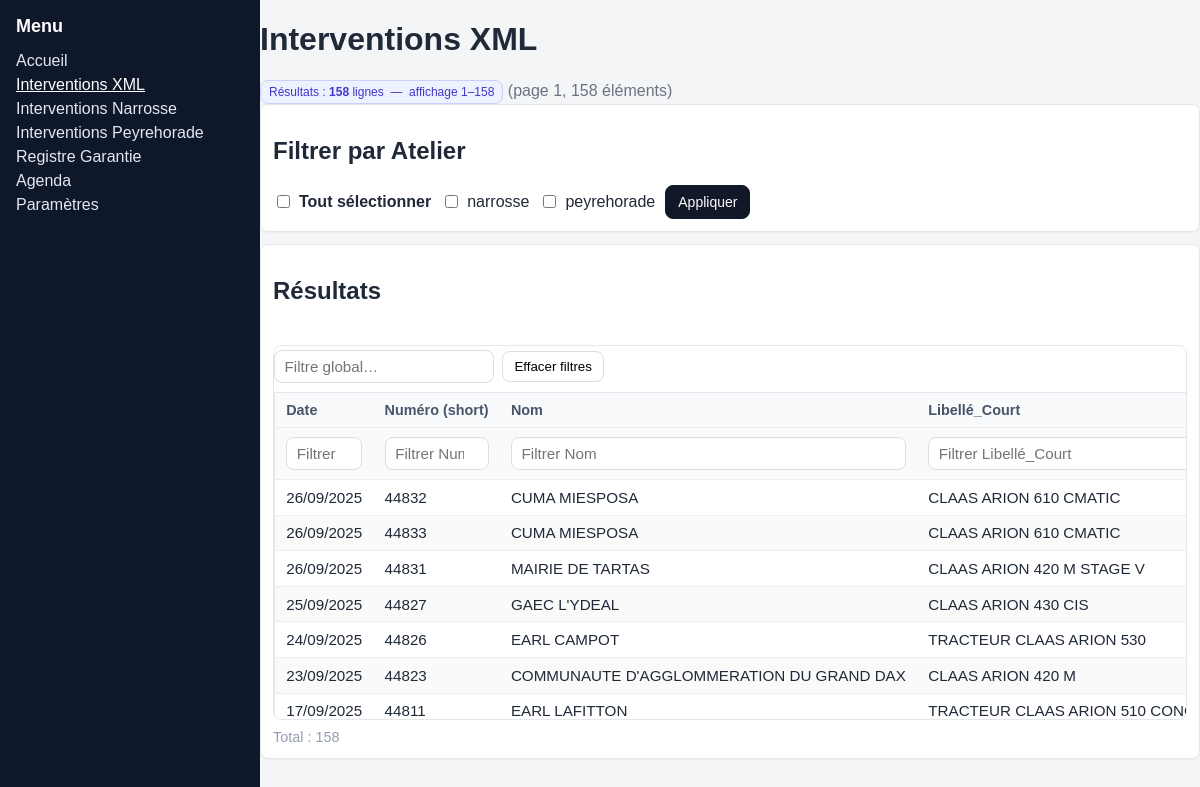
/interventions-xml, run on the app's committed database.
### tables this page shows
CREATE TABLE interventions (
	Activite TEXT,
	Adresse TEXT,
	Adresse_Livraison TEXT,
	Adresse_Livraison__Suite_ TEXT,
	Alerte_SMS TEXT,
	Atelier TEXT,
	Avancement TEXT,
	"C.P." TEXT,
	"C.P.__Livraison_" TEXT,
	Cession TEXT,
	Cession_HT TEXT,
	Client TEXT,
	Client__Livraison_ TEXT,
	Constructeur TEXT,
	Date TEXT,
	Date_Deb_Trav TEXT,
	Date_Facture TEXT,
	Date_Fin_Gar TEXT,
	Date_Fin_Trav TEXT,
	Date_Liv_Prévue TEXT,
	Date_Mise_ES TEXT,
	Degré_d_Urgence TEXT,
	Dt_prévue_Fin_Trav TEXT,
	Etat TEXT,
	Facturable_HT TEXT,
	Heures TEXT,
	Id_Materiel_ TEXT,
	"Immat." TEXT,
	KM TEXT,
	Libellé_Court TEXT,
	Magasin TEXT,
	Mécano TEXT,
	N__Facture TEXT,
	N__TVA TEXT,
	Nature_Mat TEXT,
	No_Chassis TEXT,
	No_Interne TEXT,
	No_Moteur TEXT,
	No_Serie TEXT,
	Nom TEXT,
	Note TEXT,
	Note_d_origine TEXT,
	Numéro TEXT,
	Pièces_Dispo_ TEXT,
	Portable TEXT,
	Profession TEXT,
	Préparateur TEXT,
	Responsable TEXT,
	"Réf._client" TEXT,
	Secteur TEXT,
	Sur_Site TEXT,
	Tps_Prévu TEXT,
	Travaux TEXT,
	"Type" TEXT,
	Type_Fact TEXT,
	Typfac TEXT,
	Téléphones TEXT,
	Vendeur TEXT,
	Ville TEXT,
	Ville__Livraison_ TEXT,
	traiter INTEGER DEFAULT (0) NOT NULL
, num_short NUMERIC, "Enregistré" TEXT);

### modules/routes/interventions_xml.py (the view, shortened to what this page needs)
@router.get("/interventions-xml", include_in_schema=False)
def page_interventions_xml(
    request: Request,
    page: int = Query(1, ge=1),
    page_size: int = Query(200, ge=10, le=5000),
    sort_col: Optional[str] = Query(None),
    sort_dir: str = Query("asc"),
    atelier: Optional[List[str]] = Query(None),
):
    with get_conn() as conn:
        cols = pragma_columns(conn, "interventions")
        cur = conn.execute('SELECT ROWID AS _rowid_, * FROM "interventions"')
        raw = [dict(zip(["_rowid_"] + cols, r)) for r in cur.fetchall()]
    raw = [r for r in raw if not is_enregistre_flag(r.get("Enregistré"))]
    traiter_col = _pick_col(cols, ["Traiter", "traiter", "Traité", "Traite", "Traitee", "Traitée"])
    if traiter_col:
        raw = [r for r in raw if _to_flag_zero_or_one(r.get(traiter_col)) == 0]
    colmap = detect_columns_for_detail(cols)
    col_date = colmap["date"]
    col_numero = colmap["numero"]
    col_num_short = colmap.get("num_short")
    col_nom = colmap["nom"]
    col_lib = colmap["libcourt"]
    col_notes = colmap["notes"]
    col_cession = colmap["cession"]
    atelier_selected = [a.strip().lower() for a in (request.query_params.getlist("atelier") or []) if a and a.strip()]
    def _site_of_row(r):
        numero_val = r.get(colmap["numero"]) if colmap["numero"] else ""
        _, _, site = _extract_num_base_and_short_from_num(numero_val)
        return site
    atelier_values = sorted({_site_of_row(r) for r in raw if _site_of_row(r)}, key=lambda s: s.lower())
    filters = parse_column_filters(request)
    def num_short_for(r: dict) -> str:
        if col_num_short:
            val = r.get(col_num_short)
            if val is not None:
                s = str(val).strip()
                if s:
                    return s
        numero_val = r.get(colmap["numero"]) if colmap["numero"] else ""
        _, num_short, _ = _extract_num_base_and_short_from_num(numero_val)
        return num_short or ""
    def num_base_for(r: dict) -> str:
        numero_val = r.get(colmap["numero"]) if colmap["numero"] else ""
        num_base, _, _ = _extract_num_base_and_short_from_num(numero_val)
        return num_base or ""
    sc = sort_col or ""
    sd = (sort_dir or "asc").lower()
    reverse = sd == "desc"
    total = len(raw)
    max_page = max(1, (total + page_size - 1) // page_size)
    page = min(max(1, page), max_page)
    start = (page - 1) * page_size
    end = min(start + page_size, total)
    page_raw = raw[start:end]
    count_start = int((start + 1) if total > 0 else 0)
    count_end = int(end)
    page_count = int(len(page_raw))
    rows = []
    for r in page_raw:
        rows.append(
            {
                "_rowid": r.get("_rowid_"),
                "date": r.get(col_date) if col_date else "",
                "num_short": num_short_for(r),
                "num_base": num_base_for(r),
                "nom": r.get(col_nom) if col_nom else "",
                "libcourt": r.get(col_lib) if col_lib else "",
                "notes": r.get(col_notes) if col_notes else "",
                "cession": r.get(col_cession) if col_cession else "",
            }
        )
    cols_real = {
        "date": col_date,
        "numero": col_num_short or col_numero,
        "num_base": col_numero,   # le "base" vient du numéro d'origine
        "nom": col_nom,
        "libcourt": col_lib,
        "notes": col_notes,
        "cession": col_cession,
    }
    labels = {
        "date": "Date",
        "num_short": "Numéro (short)",
        "num_base": "Numéro (base)",
        "nom": "Nom",
        "libcourt": "Libellé_Court",
        "notes": "Notes",
        "cession": "Cession",
    }
    return templates.TemplateResponse(
        "interventions_xml.html",
        {
            "request": request,
            "rows": rows,
            "total": int(total),
            "page": int(page),
            "page_size": int(page_size),
            "atelier_values": list(atelier_values or []),
            "atelier_selected": list(atelier_selected or []),
            "filters": dict(filters or {}),
            "sort_col": sort_col or "",
            "sort_dir": sort_dir or "asc",
            "cols_real": cols_real,
            "labels": labels,
            "count_start": count_start,
            "count_end": count_end,
            "page_count": page_count,
        },
    )

### modules/core/db.py (called while the page is built, shortened)
def get_db_path() -> str:
    return get_settings().sqlite_path()

def get_conn():
    conn = sqlite3.connect(get_db_path())
    conn.row_factory = None
    return conn

def table_exists(conn, name: str) -> bool:
    cur = conn.execute("SELECT name FROM sqlite_master WHERE type in ('table','view') AND name = ?", (name,))
    return cur.fetchone() is not None

def pragma_columns(conn, table: str):
    try:
        rows = conn.execute(f'PRAGMA table_info("{table}")').fetchall()
        cols = [r[1] for r in rows]
        if cols:
            return cols
    except Exception:
        pass

def is_enregistre_flag(val) -> bool:
    s = str(val or "").strip().lower()
    return s in {"1", "oui", "true", "x", "✅", "ok"}

### modules/core/utils.py (called while the page is built, shortened)
def parse_column_filters(request) -> Dict[str, str]:
    import urllib.parse
    out: Dict[str, str] = {}
    return out

### modules/routes/interventions_xml.py (called while the page is built)
def _norm(s: str) -> str:
    if s is None:
        return ""
    s = str(s)
    s = unicodedata.normalize("NFKD", s)
    s = "".join(ch for ch in s if not unicodedata.combining(ch))
    return s.lower().strip()

def _pick_col(tcols, candidates):
    norm_map = {_norm(c): c for c in tcols}
    for cand in candidates:
        nc = _norm(cand)
        if nc in norm_map:
            return norm_map[nc]
    return None

def _to_flag_zero_or_one(v) -> int:
    s = _norm(v)
    if s in ("", "0", "non", "no", "false", "f", "n"):
        return 0
    if s in ("1", "oui", "yes", "true", "t", "y", "x"):
        return 1
    try:
        return 1 if int(str(v)) != 0 else 0
    except Exception:
        return 0  # par défaut, on considère non traité

def _derive_site_from_num(numero: str) -> str:
    digits = re.sub(r"\D+", "", str(numero or ""))
    if len(digits) >= 3:
        pref = digits[:3]
        if pref == "301":
            return "narrosse"
        if pref == "302":
            return "peyrehorade"
    return ""

def _short_len_for_site(site: str) -> int:
    s = (site or "").lower()
    if "narrosse" in s:
        return 5
    if "peyrehorade" in s:
        return 4
    return 5

def _extract_num_base_and_short_from_num(numero: str):
    digits = re.sub(r"\D+", "", str(numero or ""))
    site = _derive_site_from_num(digits)
    n = _short_len_for_site(site)
    num_short = digits[-n:] if digits else ""
    num_base = digits
    return num_base, num_short, site

### templates/interventions_xml.html (shortened to what this page needs)
{% extends "base.html" %}
{% set _total = (total or 0)|int %}
{% set _start = (count_start or 0)|int %}
{% set _end = (count_end or 0)|int %}
{% set _page = (page or 1)|int %}
{% set _page_count = (page_count or 0)|int %}
{% block content %}
<h1>Interventions XML</h1>
<div class="flex items-center gap-3 mb-2">
  <span class="badge">
    Résultats&nbsp;: <strong>{{ _total }}</strong> ligne{% if _total != 1 %}s{% endif %}
    {% if _total > 0 %} &nbsp;—&nbsp; affichage {{ _start }}–{{ _end }}{% endif %}
  </span>
  <span class="text-sm text-muted">
    (page {{ _page }}, {{ _page_count }} élément{% if _page_count != 1 %}s{% endif %})
  </span>
</div>
<form method="get" action="/interventions-xml" class="card" style="margin-bottom:12px">
  <h2>Filtrer par Atelier</h2>
  {% if atelier_values and atelier_values|length > 0 %}
    <div style="display:flex; flex-wrap:wrap; gap:10px; align-items:center;">
      <label style="display:flex; gap:6px; align-items:center;">
        <input type="checkbox" id="check_all_ateliers">
        <span><strong>Tout sélectionner</strong></span>
      </label>
      {% for a in atelier_values %}
        <label style="display:flex; gap:6px; align-items:center;">
          <input type="checkbox" name="atelier" value="{{ a }}" class="ck-atelier"
                 {% if a in atelier_selected %}checked{% endif %}>
          <span>{{ a }}</span>
        </label>
      {% endfor %}
      <button class="btn" type="submit">Appliquer</button>
    </div>
  {% else %}
    <p class="muted">Aucune valeur d'atelier trouvée (importe un XML ou vérifie le nom de colonne).</p>
  {% endif %}
</form>
<section class="card">
  <h2>Résultats</h2>
  <form method="get" action="/interventions-xml">
    {% set sc = sort_col or '' %}
    {% set sd = sort_dir or 'asc' %}
    {% macro sort_link(real_col) -%}
      {%- if not real_col -%}#{%- else -%}
        {{ request.url.path }}?page={{ page }}&page_size={{ page_size }}
        &sort_col={{ real_col | urlencode }}&sort_dir={{ 'desc' if sc==real_col and sd=='asc' else 'asc' }}
      {%- endif -%}
    {%- endmacro %}
    <div class="table-area">
      <div class="hscroll-top" data-hscroll-top></div>
      <div class="table-wrapper" data-table-wrapper>
        <table class="table clickable-rows" class="app-table">
          <thead>
            <tr>
              <th><a href="{{ sort_link(cols_real.date) or '#' }}">{{ labels.date }}</a></th>
              <th><a href="{{ sort_link(cols_real.numero) or '#' }}">{{ labels.num_short }}</a></th>
              <th><a href="{{ sort_link(cols_real.nom) or '#' }}">{{ labels.nom }}</a></th>
              <th><a href="{{ sort_link(cols_real.libcourt) or '#' }}">{{ labels.libcourt }}</a></th>
            </tr>
          </thead>
          <tbody>
            {% for r in rows %}
              <tr data-href="/interventions-xml/item/{{ r._rowid | urlencode }}">
                <td>{{ r.date or "" }}</td>
                <td>{{ r.num_short or "" }}</td>
                <td>{{ r.nom or "" }}</td>
                <td>{{ r.libcourt or "" }}</td>
              </tr>
            {% endfor %}
          </tbody>
        </table>
      </div>
    </div>
    <div class="flex gap-2" style="margin-top:8px">
      {% set last_page = (total // page_size) + (1 if total % page_size else 0) %}
      <span class="muted">Total : {{ total }}</span>
    </div>
  </form>
</section>
{% endblock %}

### templates/base.html (shortened to what this page needs)
<!DOCTYPE html>
<html>
<head>
  <link rel="stylesheet" href="/static/styles.css">
</head>
<body>
  <div class="layout">
    <aside class="sidebar">
      <h2>Menu</h2>
      <nav>
        <ul>
			<li class="{{ 'active' if request.url.path == '/' else '' }}"><a href="/">Accueil</a></li>
      <li class="{{ 'active' if request.url.path.startswith('/interventions-xml') else '' }}"><a href="/interventions-xml">Interventions XML</a></li>
			<li class="{{ 'active' if request.url.path.startswith('/historique/narrosse') else '' }}"><a href="/historique/narrosse">Interventions Narrosse</a></li>
			<li class="{{ 'active' if request.url.path.startswith('/historique/peyrehorade') else '' }}"><a href="/historique/peyrehorade">Interventions Peyrehorade</a></li>
			<li class="{{ 'active' if request.url.path.startswith('/registre-garantie') else '' }}"><a href="/registre-garantie">Registre Garantie</a></li>
			<li class="{{ 'active' if request.url.path.startswith('/agenda') else '' }}"><a href="/agenda">Agenda</a></li>
			<li class="{{ 'active' if request.url.path.startswith('/parametres') else '' }}"><a href="/parametres">Paramètres</a></li>
</ul>
      </nav>
    </aside>
    <main class="content">
      {% block content %}{% endblock %}
    </main>
  </div>
</body>
</html>

### static/styles.css (style rules this page uses)
* { box-sizing: border-box; }
html, body { height: 100%; }
body { margin: 0; font-family: Arial, Helvetica, sans-serif; background: #f4f5f7; color: #1f2937; }
.layout { display: grid; grid-template-columns: 260px 1fr; min-height: 100vh; }
.sidebar { background: #0f172a; color: #fff; padding: 16px; }
.sidebar h2 { margin-top: 0; font-size: 18px; }
.sidebar ul { list-style: none; margin: 0; padding: 0; display: flex; flex-direction: column; gap: 6px; }
.sidebar a { color: #e2e8f0; text-decoration: none; }
.sidebar li.active > a, .sidebar a:hover { color: #fff; text-decoration: underline; }
.muted { color: #6b7280; }
.badge { display: inline-block; background: #eef2ff; color: #3730a3; border: 1px solid #c7d2fe; border-radius: 999px; padding: 2px 8px; font-size: 12px; }
.card { background: #fff; border: 1px solid #e5e7eb; border-radius: 8px; padding: 12px; box-shadow: 0 1px 2px rgba(0,0,0,.04); }
.btn { display: inline-flex; align-items: center; justify-content: center; padding: 8px 12px; background: #111827; color: #fff; border: 1px solid #111827; border-radius: 8px; cursor: pointer; text-decoration: none; font-size: 14px; }
.table-area { display: grid; gap: 6px; }
.hscroll-top { height: 14px; overflow-x: auto; overflow-y: hidden; }
.table-wrapper { overflow: auto; max-height: calc(100vh - 260px); border: 1px solid #e5e7eb; border-radius: 8px; background: #fff; }
.table { width: max(100%, 1200px); border-collapse: separate; border-spacing: 0; font-size: 14px; }
.table thead th { position: sticky; top: 0; background: #fff; z-index: 2; box-shadow: 0 1px 0 #e6e6e6; text-align: left; padding: 10px; white-space: nowrap; border-bottom: 1px solid #e5e7eb; }
.table thead th a { color: inherit; text-decoration: none; display: inline-flex; align-items: center; gap: 6px; }
.table tbody td { padding: 8px 10px; border-bottom: 1px solid #f1f5f9; vertical-align: top; white-space: nowrap; }
.table tbody tr:nth-child(even) { background: #fafafa; }
.table { width:100%;border-collapse:collapse }
.table th,.table td { padding:8px 10px;border-bottom:1px solid #eee;text-align:left;vertical-align:top }
.table thead th { font-size:.9rem;color:#475569;background:#f9fafb;position:sticky;top:0 }
.badge { display:inline-block;background:#eef2ff;color:#4338ca;border-radius:9999px;padding:2px 8px;font-size:.75rem }
.muted { color:#64748b }
.muted { opacity:.7; font-size:.9em; }

### templates/interventions_xml.html (style rules this page uses)
.badge { display:inline-block;padding:.25rem .5rem;border-radius:.5rem; background:#eef2ff;border:1px solid #c7d2fe; }
.text-muted { color:#6b7280 }

### templates/base.html (style rules this page uses)
table.app-table { width:100%;border-collapse:collapse;border:1px solid #e5e7eb;font-size:.95rem }
table.app-table th,table.app-table td { padding:.55rem .7rem;border-bottom:1px solid #eee;vertical-align:top }
table.app-table thead th { background:#f8fafc;font-weight:600;text-align:left;white-space:nowrap;position:sticky;top:0;z-index:1 }

### data on the page
interventions: Date "26/09/2025", num_short "44832", Nom "CUMA MIESPOSA", Libellé_Court "CLAAS ARION 610 CMATIC"
interventions: Date "26/09/2025", num_short "44833", Nom "CUMA MIESPOSA", Libellé_Court "CLAAS ARION 610 CMATIC"
interventions: Date "26/09/2025", num_short "44831", Nom "MAIRIE DE TARTAS", Libellé_Court "CLAAS ARION 420 M STAGE V"
interventions: Date "25/09/2025", num_short "44827", Nom "GAEC L'YDEAL", Libellé_Court "CLAAS ARION 430 CIS"
interventions: Date "24/09/2025", num_short "44826", Nom "EARL CAMPOT", Libellé_Court "TRACTEUR CLAAS ARION 530"
interventions: Date "23/09/2025", num_short "44823", Nom "COMMUNAUTE D'AGGLOMMERATION DU GRAND DAX", Libellé_Court "CLAAS ARION 420 M"
interventions: Date "17/09/2025", num_short "44811", Nom "EARL LAFITTON", Libellé_Court "TRACTEUR CLAAS ARION 510…"

### other printed values
{{ _total }} "158"
{{ _start }} "1"
{{ _end }} "158"
{{ _page }} "1"
{{ _page_count }} "158"
{{ a }} "narrosse" "peyrehorade"
{{ labels.date }} "Date"
{{ labels.num_short }} "Numéro (short)"
{{ labels.nom }} "Nom"
{{ labels.libcourt }} "Libellé_Court"
{{ total }} "158"
